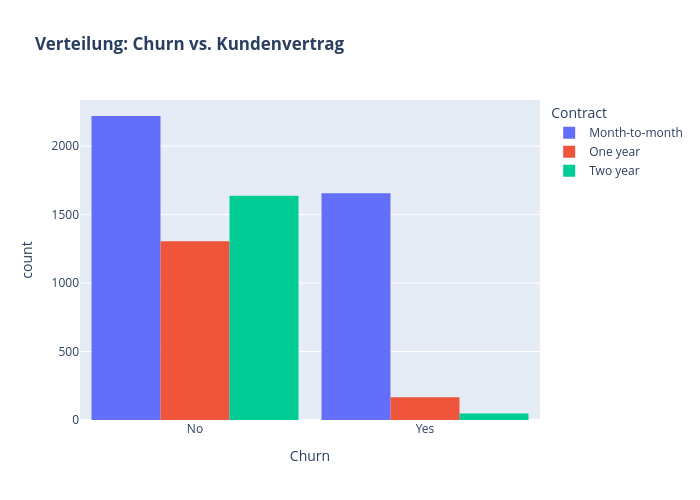

Notebook code cell kept with this figure:
### Code cell
## Visualisierung Verteilung: Churn vs. Kundenvertrag

fig = px.histogram(df, x="Churn", color="Contract", barmode="group", title="<b>Verteilung: Churn vs. Kundenvertrag<b>")
fig.update_layout(width=700, height=500, bargap=0.1)
fig.show()

### Figure 1 — Plotly figure (JSON) as saved in the notebook; plotly's stock layout.template omitted (floating-point values rounded to 4 significant figures; data arrays with more than 128 entries replaced by an {"elided": "..."} marker saying what was removed)
{"data": [{"alignmentgroup": "True", "bingroup": "x", "hovertemplate": "Contract=Month-to-month<br>Churn=%{x}<br>count=%{y}<extra></extra>", "legendgroup": "Month-to-month", "marker": {"color": "#636efa", "pattern": {"shape": ""}}, "name": "Month-to-month", "offsetgroup": "Month-to-month", "orientation": "v", "showlegend": true, "type": "histogram", "x": {"elided": "3875 str values"}, "xaxis": "x", "yaxis": "y"}, {"alignmentgroup": "True", "bingroup": "x", "hovertemplate": "Contract=One year<br>Churn=%{x}<br>count=%{y}<extra></extra>", "legendgroup": "One year", "marker": {"color": "#EF553B", "pattern": {"shape": ""}}, "name": "One year", "offsetgroup": "One year", "orientation": "v", "showlegend": true, "type": "histogram", "x": {"elided": "1472 str values"}, "xaxis": "x", "yaxis": "y"}, {"alignmentgroup": "True", "bingroup": "x", "hovertemplate": "Contract=Two year<br>Churn=%{x}<br>count=%{y}<extra></extra>", "legendgroup": "Two year", "marker": {"color": "#00cc96", "pattern": {"shape": ""}}, "name": "Two year", "offsetgroup": "Two year", "orientation": "v", "showlegend": true, "type": "histogram", "x": {"elided": "1685 str values"}, "xaxis": "x", "yaxis": "y"}], "layout": {"bargap": 0.1, "barmode": "group", "height": 500, "legend": {"title": {"text": "Contract"}, "tracegroupgap": 0}, "title": {"text": "<b>Verteilung: Churn vs. Kundenvertrag<b>"}, "width": 700, "xaxis": {"anchor": "y", "domain": [0, 1], "title": {"text": "Churn"}}, "yaxis": {"anchor": "x", "domain": [0, 1], "title": {"text": "count"}}}}
